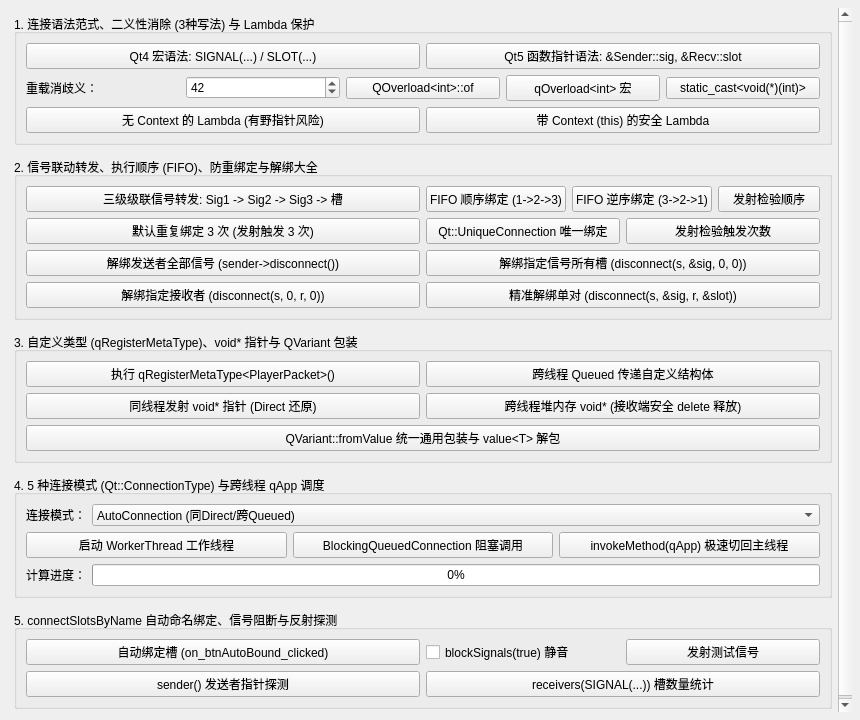
<?xml version="1.0" encoding="UTF-8"?>
<ui version="4.0">
 <class>MainWindow</class>
 <widget class="QMainWindow" name="MainWindow">
  <property name="geometry">
   <rect>
    <x>0</x>
    <y>0</y>
    <width>860</width>
    <height>720</height>
   </rect>
  </property>
  <property name="windowTitle">
   <string>Qt 信号与槽机制实战探索 - demo_signalslot</string>
  </property>
  <widget class="QWidget" name="centralwidget">
   <layout class="QVBoxLayout" name="vboxCentral">
    <property name="leftMargin">
     <number>8</number>
    </property>
    <property name="topMargin">
     <number>8</number>
    </property>
    <property name="rightMargin">
     <number>8</number>
    </property>
    <property name="bottomMargin">
     <number>8</number>
    </property>
    <item>
     <widget class="QScrollArea" name="scrollArea">
      <property name="widgetResizable">
       <bool>true</bool>
      </property>
      <property name="frameShape">
       <enum>QFrame::NoFrame</enum>
      </property>
      <widget class="QWidget" name="scrollContent">
       <property name="geometry">
        <rect>
         <x>0</x>
         <y>0</y>
         <width>844</width>
         <height>850</height>
        </rect>
       </property>
       <layout class="QVBoxLayout" name="vboxScrollContent">
        <property name="spacing">
         <number>12</number>
        </property>
        <property name="leftMargin">
         <number>6</number>
        </property>
        <property name="topMargin">
         <number>6</number>
        </property>
        <property name="rightMargin">
         <number>6</number>
        </property>
        <property name="bottomMargin">
         <number>6</number>
        </property>

        <!-- 1. 语法范式与 Lambda 保护 -->
        <item>
         <widget class="QGroupBox" name="groupSyntax">
          <property name="title">
           <string>1. 连接语法范式、二义性消除 (3种写法) 与 Lambda 保护</string>
          </property>
          <layout class="QGridLayout" name="gridSyntax">
           <item row="0" column="0">
            <widget class="QPushButton" name="btnQt4Syntax">
             <property name="text">
              <string>Qt4 宏语法: SIGNAL(...) / SLOT(...)</string>
             </property>
            </widget>
           </item>
           <item row="0" column="1">
            <widget class="QPushButton" name="btnQt5Syntax">
             <property name="text">
              <string>Qt5 函数指针语法: &amp;&amp;Sender::sig, &amp;&amp;Recv::slot</string>
             </property>
            </widget>
           </item>
           <item row="1" column="0" colspan="2">
            <layout class="QHBoxLayout" name="hlayoutOverload">
             <item>
              <widget class="QLabel" name="labelOverload">
               <property name="text">
                <string>重载消歧义：</string>
               </property>
              </widget>
             </item>
             <item>
              <widget class="QSpinBox" name="spinOverload">
               <property name="value">
                <number>42</number>
               </property>
              </widget>
             </item>
             <item>
              <widget class="QPushButton" name="btnOverloadQOverload">
               <property name="text">
                <string>QOverload&lt;int&gt;::of</string>
               </property>
              </widget>
             </item>
             <item>
              <widget class="QPushButton" name="btnOverloadqOverload">
               <property name="text">
                <string>qOverload&lt;int&gt; 宏</string>
               </property>
              </widget>
             </item>
             <item>
              <widget class="QPushButton" name="btnOverloadStaticCast">
               <property name="text">
                <string>static_cast&lt;void(*)(int)&gt;</string>
               </property>
              </widget>
             </item>
            </layout>
           </item>
           <item row="2" column="0">
            <widget class="QPushButton" name="btnLambdaNoContext">
             <property name="text">
              <string>无 Context 的 Lambda (有野指针风险)</string>
             </property>
            </widget>
           </item>
           <item row="2" column="1">
            <widget class="QPushButton" name="btnLambdaWithContext">
             <property name="text">
              <string>带 Context (this) 的安全 Lambda</string>
             </property>
            </widget>
           </item>
          </layout>
         </widget>
        </item>

        <!-- 2. 信号联动、执行顺序、重复绑定与解绑大全 -->
        <item>
         <widget class="QGroupBox" name="groupBindingRules">
          <property name="title">
           <string>2. 信号联动转发、执行顺序 (FIFO)、防重绑定与解绑大全</string>
          </property>
          <layout class="QGridLayout" name="gridBinding">
           <item row="0" column="0">
            <widget class="QPushButton" name="btnTriggerSignalChain">
             <property name="text">
              <string>三级级联信号转发: Sig1 -&gt; Sig2 -&gt; Sig3 -&gt; 槽</string>
             </property>
            </widget>
           </item>
           <item row="0" column="1">
            <layout class="QHBoxLayout" name="hlayoutOrder">
             <item>
              <widget class="QPushButton" name="btnConnectOrder123">
               <property name="text">
                <string>FIFO 顺序绑定 (1-&gt;2-&gt;3)</string>
               </property>
              </widget>
             </item>
             <item>
              <widget class="QPushButton" name="btnConnectOrder321">
               <property name="text">
                <string>FIFO 逆序绑定 (3-&gt;2-&gt;1)</string>
               </property>
              </widget>
             </item>
             <item>
              <widget class="QPushButton" name="btnTriggerOrderSignal">
               <property name="text">
                <string>发射检验顺序</string>
               </property>
              </widget>
             </item>
            </layout>
           </item>
           <item row="1" column="0">
            <widget class="QPushButton" name="btnRepeatConnect3Times">
             <property name="text">
              <string>默认重复绑定 3 次 (发射触发 3 次)</string>
             </property>
            </widget>
           </item>
           <item row="1" column="1">
            <layout class="QHBoxLayout" name="hlayoutUnique">
             <item>
              <widget class="QPushButton" name="btnUniqueConnect3Times">
               <property name="text">
                <string>Qt::UniqueConnection 唯一绑定</string>
               </property>
              </widget>
             </item>
             <item>
              <widget class="QPushButton" name="btnTriggerDupTestSignal">
               <property name="text">
                <string>发射检验触发次数</string>
               </property>
              </widget>
             </item>
            </layout>
           </item>
           <item row="2" column="0">
            <widget class="QPushButton" name="btnDisconnectAllSender">
             <property name="text">
              <string>解绑发送者全部信号 (sender-&gt;disconnect())</string>
             </property>
            </widget>
           </item>
           <item row="2" column="1">
            <widget class="QPushButton" name="btnDisconnectSpecificSignal">
             <property name="text">
              <string>解绑指定信号所有槽 (disconnect(s, &amp;&amp;sig, 0, 0))</string>
             </property>
            </widget>
           </item>
           <item row="3" column="0">
            <widget class="QPushButton" name="btnDisconnectSpecificReceiver">
             <property name="text">
              <string>解绑指定接收者 (disconnect(s, 0, r, 0))</string>
             </property>
            </widget>
           </item>
           <item row="3" column="1">
            <widget class="QPushButton" name="btnDisconnectExactPair">
             <property name="text">
              <string>精准解绑单对 (disconnect(s, &amp;&amp;sig, r, &amp;&amp;slot))</string>
             </property>
            </widget>
           </item>
          </layout>
         </widget>
        </item>

        <!-- 3. 自定义类型与 void* 通用传递 -->
        <item>
         <widget class="QGroupBox" name="groupCustomTypes">
          <property name="title">
           <string>3. 自定义类型 (qRegisterMetaType)、void* 指针与 QVariant 包装</string>
          </property>
          <layout class="QGridLayout" name="gridCustomTypes">
           <item row="0" column="0">
            <widget class="QPushButton" name="btnRegisterMetaType">
             <property name="text">
              <string>执行 qRegisterMetaType&lt;PlayerPacket&gt;()</string>
             </property>
            </widget>
           </item>
           <item row="0" column="1">
            <widget class="QPushButton" name="btnEmitCustomStructQueued">
             <property name="text">
              <string>跨线程 Queued 传递自定义结构体</string>
             </property>
            </widget>
           </item>
           <item row="1" column="0">
            <widget class="QPushButton" name="btnEmitVoidPointerDirect">
             <property name="text">
              <string>同线程发射 void* 指针 (Direct 还原)</string>
             </property>
            </widget>
           </item>
           <item row="1" column="1">
            <widget class="QPushButton" name="btnEmitVoidPointerAsyncSafe">
             <property name="text">
              <string>跨线程堆内存 void* (接收端安全 delete 释放)</string>
             </property>
            </widget>
           </item>
           <item row="2" column="0" colspan="2">
            <widget class="QPushButton" name="btnEmitQVariantWrapped">
             <property name="text">
              <string>QVariant::fromValue 统一通用包装与 value&lt;T&gt; 解包</string>
             </property>
            </widget>
           </item>
          </layout>
         </widget>
        </item>

        <!-- 4. 5 种连接模式与跨线程交互 -->
        <item>
         <widget class="QGroupBox" name="groupThreading">
          <property name="title">
           <string>4. 5 种连接模式 (Qt::ConnectionType) 与跨线程 qApp 调度</string>
          </property>
          <layout class="QGridLayout" name="gridThreading">
           <item row="0" column="0">
            <widget class="QLabel" name="labelConnType">
             <property name="text">
              <string>连接模式：</string>
             </property>
            </widget>
           </item>
           <item row="0" column="1">
            <widget class="QComboBox" name="comboConnType">
             <item>
              <property name="text">
               <string>AutoConnection (同Direct/跨Queued)</string>
              </property>
             </item>
             <item>
              <property name="text">
               <string>DirectConnection (发射线程立即同步执行)</string>
              </property>
             </item>
             <item>
              <property name="text">
               <string>QueuedConnection (投递到接收线程事件队列)</string>
              </property>
             </item>
             <item>
              <property name="text">
               <string>BlockingQueuedConnection (阻塞等待/同线程死锁警告)</string>
              </property>
             </item>
             <item>
              <property name="text">
               <string>UniqueConnection (唯一连接防重复)</string>
              </property>
             </item>
            </widget>
           </item>
           <item row="1" column="0" colspan="2">
            <layout class="QHBoxLayout" name="hlayoutThreadBtns">
             <item>
              <widget class="QPushButton" name="btnStartWorkerThread">
               <property name="text">
                <string>启动 WorkerThread 工作线程</string>
               </property>
              </widget>
             </item>
             <item>
              <widget class="QPushButton" name="btnTestBlockingQueue">
               <property name="text">
                <string>BlockingQueuedConnection 阻塞调用</string>
               </property>
              </widget>
             </item>
             <item>
              <widget class="QPushButton" name="btnInvokeMethodQApp">
               <property name="text">
                <string>invokeMethod(qApp) 极速切回主线程</string>
               </property>
              </widget>
             </item>
            </layout>
           </item>
           <item row="2" column="0">
            <widget class="QLabel" name="labelPbar">
             <property name="text">
              <string>计算进度：</string>
             </property>
            </widget>
           </item>
           <item row="2" column="1">
            <widget class="QProgressBar" name="pbarWorker">
             <property name="value">
              <number>0</number>
             </property>
            </widget>
           </item>
          </layout>
         </widget>
        </item>

        <!-- 5. 自动命名绑定与高级特性 -->
        <item>
         <widget class="QGroupBox" name="groupAdvanced">
          <property name="title">
           <string>5. connectSlotsByName 自动命名绑定、信号阻断与反射探测</string>
          </property>
          <layout class="QGridLayout" name="gridAdvanced">
           <item row="0" column="0">
            <widget class="QPushButton" name="btnAutoBound">
             <property name="text">
              <string>自动绑定槽 (on_btnAutoBound_clicked)</string>
             </property>
            </widget>
           </item>
           <item row="0" column="1">
            <layout class="QHBoxLayout" name="hlayoutBlock">
             <item>
              <widget class="QCheckBox" name="chkBlockSignals">
               <property name="text">
                <string>blockSignals(true) 静音</string>
               </property>
              </widget>
             </item>
             <item>
              <widget class="QPushButton" name="btnTriggerBlocked">
               <property name="text">
                <string>发射测试信号</string>
               </property>
              </widget>
             </item>
            </layout>
           </item>
           <item row="1" column="0">
            <widget class="QPushButton" name="btnCheckSender">
             <property name="text">
              <string>sender() 发送者指针探测</string>
             </property>
            </widget>
           </item>
           <item row="1" column="1">
            <widget class="QPushButton" name="btnQueryReceivers">
             <property name="text">
              <string>receivers(SIGNAL(...)) 槽数量统计</string>
             </property>
            </widget>
           </item>
          </layout>
         </widget>
        </item>

        <item>
         <spacer name="spacerBottom">
          <property name="orientation">
           <enum>Qt::Vertical</enum>
          </property>
          <property name="sizeHint" stdset="0">
           <size>
            <width>20</width>
            <height>20</height>
           </size>
          </property>
         </spacer>
        </item>
       </layout>
      </widget>
     </widget>
    </item>
   </layout>
  </widget>
 </widget>
 <resources/>
 <connections/>
</ui>
